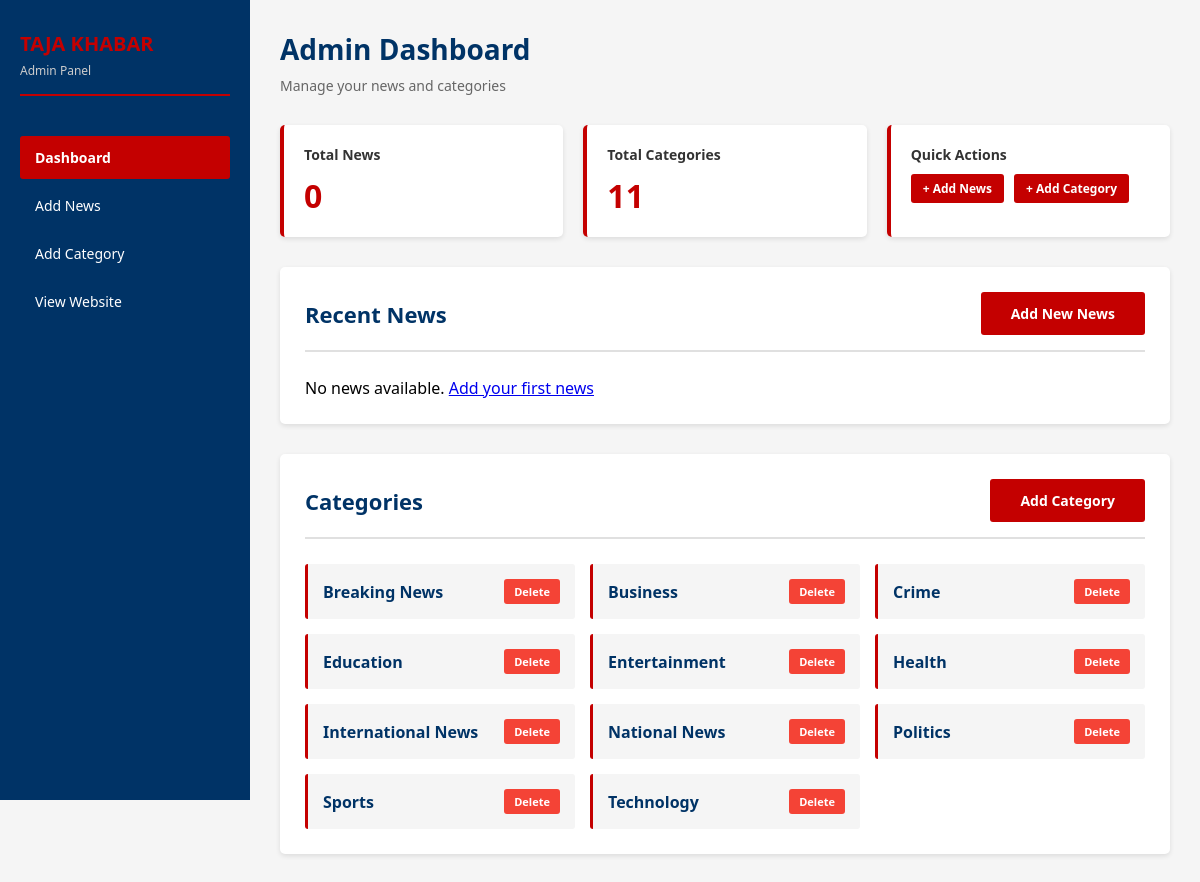
The page /admin on the database its author committed.
### tables this page shows
CREATE TABLE categories
                 (id INTEGER PRIMARY KEY AUTOINCREMENT,
                  name TEXT UNIQUE NOT NULL,
                  created_at TIMESTAMP DEFAULT CURRENT_TIMESTAMP);

### app.py (the view)
@app.route('/admin')
def admin_dashboard():
    conn = get_db()
    c = conn.cursor()
    c.execute('SELECT COUNT(*) as count FROM news')
    total_news = c.fetchone()['count']
    c.execute('SELECT COUNT(*) as count FROM categories')
    total_categories = c.fetchone()['count']
    c.execute('''SELECT n.*, c.name as category_name FROM news n
                 JOIN categories c ON n.category_id = c.id
                 ORDER BY n.created_at DESC LIMIT 10''')
    recent_news = c.fetchall()
    c.execute('SELECT * FROM categories ORDER BY name')
    categories = c.fetchall()
    conn.close()
    return render_template('admin/dashboard.html',
                         total_news=total_news,
                         total_categories=total_categories,
                         recent_news=recent_news,
                         categories=categories)

### app.py (called while the page is built)
def get_db():
    conn = sqlite3.connect(DATABASE)
    conn.row_factory = sqlite3.Row
    return conn

### templates/admin/dashboard.html (shortened to what this page needs)
<!DOCTYPE html>
<html lang="en">
<head>
    <link rel="stylesheet" href="{{ url_for('static', filename='css/admin.css') }}">
</head>
<body>
    <div class="admin-container">
        <aside class="admin-sidebar">
            <div class="admin-logo">
                <h2>TAJA KHABAR</h2>
                <p>Admin Panel</p>
            </div>
            <nav class="admin-nav">
                <a href="{{ url_for('admin_dashboard') }}" class="nav-item active">Dashboard</a>
                <a href="{{ url_for('admin_add_news') }}" class="nav-item">Add News</a>
                <a href="{{ url_for('admin_add_category') }}" class="nav-item">Add Category</a>
                <a href="{{ url_for('home') }}" class="nav-item">View Website</a>
            </nav>
        </aside>
        <main class="admin-content">
            <div class="admin-header">
                <h1>Admin Dashboard</h1>
                <p>Manage your news and categories</p>
            </div>
            <div class="stats-grid">
                <div class="stat-card">
                    <h3>Total News</h3>
                    <p class="stat-number">{{ total_news }}</p>
                </div>
                <div class="stat-card">
                    <h3>Total Categories</h3>
                    <p class="stat-number">{{ total_categories }}</p>
                </div>
                <div class="stat-card">
                    <h3>Quick Actions</h3>
                    <div class="quick-actions">
                        <a href="{{ url_for('admin_add_news') }}" class="btn-small">+ Add News</a>
                        <a href="{{ url_for('admin_add_category') }}" class="btn-small">+ Add Category</a>
                    </div>
                </div>
            </div>
            <section class="admin-section">
                <div class="section-header">
                    <h2>Recent News</h2>
                    <a href="{{ url_for('admin_add_news') }}" class="btn-primary">Add New News</a>
                </div>
                {% if recent_news %}
                <div class="table-responsive">
                    <table class="admin-table">
                        <thead>
                            <tr>
                                <th>Title</th>
                                <th>Category</th>
                                <th>Author</th>
                                <th>Date</th>
                                <th>Status</th>
                                <th>Actions</th>
                            </tr>
                        </thead>
                        <tbody>
                            {% for news in recent_news %}
                            <tr>
                                <td class="title-cell">
                                    {% if news.image %}
                                        <img src="{{ url_for('static', filename='uploads/' + news.image) }}" alt="{{ news.title }}" class="thumb">
                                    {% endif %}
                                    {{ news.title }}
                                </td>
                                <td>{{ news.category_name }}</td>
                                <td>{{ news.author }}</td>
                                <td>{{ news.created_at[:10] }}</td>
                                <td>
                                    <div class="status-badges">
                                        {% if news.is_breaking %}<span class="badge badge-breaking">Breaking</span>{% endif %}
                                        {% if news.is_featured %}<span class="badge badge-featured">Featured</span>{% endif %}
                                    </div>
                                </td>
                                <td class="actions-cell">
                                    <a href="{{ url_for('admin_edit_news', news_id=news.id) }}" class="btn-edit">Edit</a>
                                    <a href="{{ url_for('admin_delete_news', news_id=news.id) }}" class="btn-delete" onclick="return confirm('Are you sure?')">Delete</a>
                                </td>
                            </tr>
                            {% endfor %}
                        </tbody>
                    </table>
                </div>
                {% else %}
                <p class="no-data">No news available. <a href="{{ url_for('admin_add_news') }}">Add your first news</a></p>
                {% endif %}
            </section>
            <section class="admin-section">
                <div class="section-header">
                    <h2>Categories</h2>
                    <a href="{{ url_for('admin_add_category') }}" class="btn-primary">Add Category</a>
                </div>
                {% if categories %}
                <div class="categories-list">
                    {% for category in categories %}
                    <div class="category-item">
                        <span class="category-name">{{ category.name }}</span>
                        <a href="{{ url_for('admin_delete_category', category_id=category.id) }}" class="btn-delete-small" onclick="return confirm('Are you sure? This will only delete if no news exist in this category.')">Delete</a>
                    </div>
                    {% endfor %}
                </div>
                {% else %}
                <p class="no-data">No categories available.</p>
                {% endif %}
            </section>
        </main>
    </div>
</body>
</html>

### static/css/admin.css (style rules this page uses)
* { margin: 0; padding: 0; box-sizing: border-box; }
:root { --primary-color: #C40000; --secondary-color: #003366; --white: #FFFFFF; --black: #000000; --gray-light: #F5F5F5; --gray-medium: #E0E0E0; --gray-dark: #333333; }
body { font-family: 'Segoe UI', Tahoma, Geneva, Verdana, sans-serif; background-color: var(--gray-light); color: var(--black); }
.admin-container { display: grid; grid-template-columns: 250px 1fr; min-height: 100vh; }
.admin-sidebar { background-color: var(--secondary-color); color: var(--white); padding: 30px 20px; position: sticky; top: 0; height: 100vh; overflow-y: auto; }
.admin-logo { margin-bottom: 40px; border-bottom: 2px solid var(--primary-color); padding-bottom: 15px; }
.admin-logo h2 { font-size: 20px; font-weight: 700; color: var(--primary-color); margin-bottom: 5px; }
.admin-logo p { font-size: 12px; color: #ccc; }
.admin-nav { display: flex; flex-direction: column; gap: 5px; }
.nav-item { display: block; padding: 12px 15px; color: var(--white); text-decoration: none; border-radius: 3px; transition: background-color 0.3s; font-size: 14px; }
.nav-item.active { background-color: var(--primary-color); font-weight: 600; }
.admin-content { padding: 30px; overflow-y: auto; }
.admin-header { margin-bottom: 30px; }
.admin-header h1 { font-size: 28px; color: var(--secondary-color); margin-bottom: 8px; }
.admin-header p { color: #666; font-size: 14px; }
.stats-grid { display: grid; grid-template-columns: repeat(auto-fit, minmax(250px, 1fr)); gap: 20px; margin-bottom: 30px; }
.stat-card { background-color: var(--white); padding: 20px; border-radius: 5px; border-left: 4px solid var(--primary-color); box-shadow: 0 2px 5px rgba(0, 0, 0, 0.1); }
.stat-card h3 { color: var(--gray-dark); font-size: 14px; font-weight: 600; margin-bottom: 10px; }
.stat-number { font-size: 32px; font-weight: 700; color: var(--primary-color); }
.quick-actions { display: flex; gap: 10px; }
.btn-small { padding: 6px 12px; background-color: var(--primary-color); color: var(--white); border: none; border-radius: 3px; text-decoration: none; font-size: 12px; font-weight: 600; cursor: pointer; transition: background-color 0.3s; }
.admin-section { background-color: var(--white); padding: 25px; border-radius: 5px; margin-bottom: 30px; box-shadow: 0 2px 5px rgba(0, 0, 0, 0.1); }
.section-header { display: flex; justify-content: space-between; align-items: center; margin-bottom: 25px; padding-bottom: 15px; border-bottom: 2px solid var(--gray-medium); }
.section-header h2 { color: var(--secondary-color); font-size: 22px; }
.categories-list { display: grid; grid-template-columns: repeat(auto-fill, minmax(250px, 1fr)); gap: 15px; }
.category-item { display: flex; justify-content: space-between; align-items: center; padding: 15px; background-color: var(--gray-light); border-radius: 3px; border-left: 3px solid var(--primary-color); }
.category-name { font-weight: 600; color: var(--secondary-color); }
.btn-delete-small { padding: 5px 10px; background-color: #f44336; color: var(--white); border: none; border-radius: 3px; text-decoration: none; font-size: 11px; font-weight: 600; cursor: pointer; transition: opacity 0.3s; }
.btn-primary, .btn-secondary { padding: 12px 30px; border: none; border-radius: 3px; font-weight: 600; cursor: pointer; font-size: 14px; transition: opacity 0.3s; text-decoration: none; display: inline-block; }
.btn-primary { background-color: var(--primary-color); color: var(--white); }

### rows shown on the page
categories: name "Breaking News"
categories: name "Business"
categories: name "Crime"
categories: name "Education"
categories: name "Entertainment"
categories: name "Health"
categories: name "International News"
categories: name "National News"
categories: name "Politics"
categories: name "Sports"
categories: name "Technology"

### other values the page prints
{{ total_news }} "0"
{{ total_categories }} "11"
